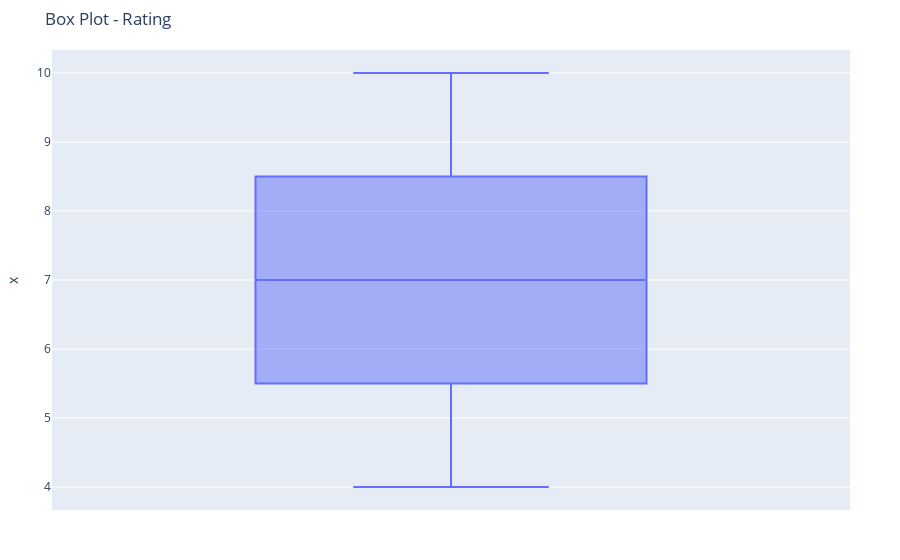

Source (notebook cell):
### Code cell
# checking for Outliers
import pandas as pd
import plotly.express as px

# Assuming your data is loaded into a DataFrame called df
# Replace 'df' with the name of your DataFrame if it's different
# Replace 'x' with the name of your column
fig = px.box(walmart_data, y='Rating', title='Box Plot - Rating')

# Update layout for better visualization
fig.update_layout(
    yaxis=dict(title='x'),               # Y-axis label
    font=dict(size=12),                  # Font size
    margin=dict(l=50, r=50, t=50, b=50)  # Adjust margins
)

# Show plot
fig.show()

### Figure 1 — Plotly figure (JSON) as saved in the notebook; plotly's stock layout.template omitted (floating-point values rounded to 4 significant figures; data arrays with more than 128 entries replaced by an {"elided": "..."} marker saying what was removed)
{"data": [{"alignmentgroup": "True", "hovertemplate": "Rating=%{y}<extra></extra>", "legendgroup": "", "marker": {"color": "#636efa"}, "name": "", "notched": false, "offsetgroup": "", "orientation": "v", "showlegend": false, "type": "box", "x0": " ", "xaxis": "x", "y": {"elided": "1000 float values"}, "y0": " ", "yaxis": "y"}], "layout": {"boxmode": "group", "font": {"size": 12}, "legend": {"tracegroupgap": 0}, "margin": {"b": 50, "l": 50, "r": 50, "t": 50}, "title": {"text": "Box Plot - Rating"}, "xaxis": {"anchor": "y", "domain": [0, 1]}, "yaxis": {"anchor": "x", "domain": [0, 1], "title": {"text": "x"}}}}
